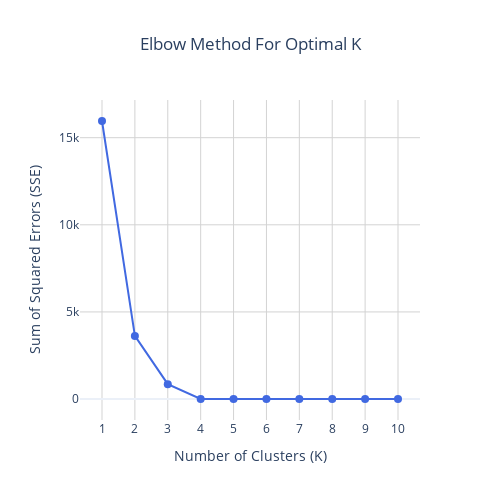

Notebook source saved alongside this figure:
### Code cell
plot_elbow_method(sse, K)

### Figure 1 — Plotly figure (JSON) as saved in the notebook; plotly's stock layout.template omitted (floating-point values rounded to 4 significant figures)
{"data": [{"hovertemplate": "K=%{x}<br>SSE=%{y:.2f}<extra></extra>", "line": {"color": "royalblue", "width": 2}, "marker": {"color": "royalblue", "size": 8}, "mode": "lines+markers", "name": "SSE", "type": "scatter", "x": [1, 2, 3, 4, 5, 6, 7, 8, 9, 10], "y": [15960.0, 3624.0, 854.9, 5.918, 5.455, 5.026, 4.514, 3.991, 3.669, 3.242]}], "layout": {"height": 500, "hovermode": "x", "showlegend": false, "title": {"text": "Elbow Method For Optimal K", "x": 0.5}, "width": 500, "xaxis": {"dtick": 1, "gridcolor": "lightgray", "gridwidth": 1, "showgrid": true, "tick0": 1, "tickmode": "linear", "title": {"text": "Number of Clusters (K)"}}, "yaxis": {"gridcolor": "lightgray", "gridwidth": 1, "showgrid": true, "title": {"text": "Sum of Squared Errors (SSE)"}}}}
